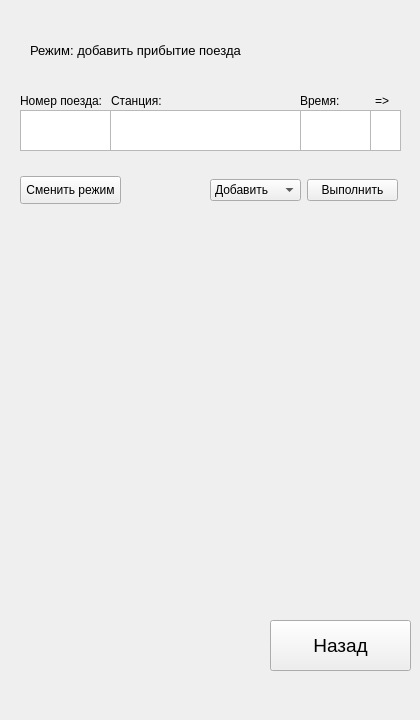
<?xml version="1.0" encoding="UTF-8"?>
<ui version="4.0">
 <class>TimetableEditWindow</class>
 <widget class="QWidget" name="TimetableEditWindow">
  <property name="geometry">
   <rect>
    <x>0</x>
    <y>0</y>
    <width>420</width>
    <height>720</height>
   </rect>
  </property>
  <property name="windowTitle">
   <string>Изменение расписания</string>
  </property>
  <widget class="QPushButton" name="BackButton">
   <property name="geometry">
    <rect>
     <x>270</x>
     <y>620</y>
     <width>141</width>
     <height>51</height>
    </rect>
   </property>
   <property name="font">
    <font>
     <family>MS Shell Dlg 2</family>
     <pointsize>14</pointsize>
    </font>
   </property>
   <property name="cursor">
    <cursorShape>OpenHandCursor</cursorShape>
   </property>
   <property name="text">
    <string>Назад</string>
   </property>
  </widget>
  <widget class="QPlainTextEdit" name="numberTextEdit">
   <property name="geometry">
    <rect>
     <x>20</x>
     <y>110</y>
     <width>91</width>
     <height>41</height>
    </rect>
   </property>
   <property name="font">
    <font>
     <pointsize>10</pointsize>
    </font>
   </property>
  </widget>
  <widget class="QPlainTextEdit" name="timeTextEdit">
   <property name="geometry">
    <rect>
     <x>300</x>
     <y>110</y>
     <width>71</width>
     <height>41</height>
    </rect>
   </property>
   <property name="font">
    <font>
     <pointsize>10</pointsize>
    </font>
   </property>
   <property name="plainText">
    <string/>
   </property>
  </widget>
  <widget class="QPlainTextEdit" name="directionTextEdit">
   <property name="geometry">
    <rect>
     <x>370</x>
     <y>110</y>
     <width>31</width>
     <height>41</height>
    </rect>
   </property>
   <property name="font">
    <font>
     <pointsize>10</pointsize>
    </font>
   </property>
   <property name="plainText">
    <string/>
   </property>
  </widget>
  <widget class="QPlainTextEdit" name="stationTextEdit">
   <property name="geometry">
    <rect>
     <x>110</x>
     <y>110</y>
     <width>191</width>
     <height>41</height>
    </rect>
   </property>
   <property name="font">
    <font>
     <pointsize>10</pointsize>
    </font>
   </property>
   <property name="plainText">
    <string/>
   </property>
  </widget>
  <widget class="QLabel" name="label">
   <property name="geometry">
    <rect>
     <x>20</x>
     <y>90</y>
     <width>91</width>
     <height>21</height>
    </rect>
   </property>
   <property name="text">
    <string>Номер поезда:</string>
   </property>
  </widget>
  <widget class="QLabel" name="label_2">
   <property name="geometry">
    <rect>
     <x>111</x>
     <y>90</y>
     <width>141</width>
     <height>21</height>
    </rect>
   </property>
   <property name="text">
    <string>Станция:</string>
   </property>
  </widget>
  <widget class="QLabel" name="label_3">
   <property name="geometry">
    <rect>
     <x>300</x>
     <y>90</y>
     <width>141</width>
     <height>21</height>
    </rect>
   </property>
   <property name="text">
    <string>Время:</string>
   </property>
  </widget>
  <widget class="QLabel" name="label_4">
   <property name="geometry">
    <rect>
     <x>375</x>
     <y>90</y>
     <width>21</width>
     <height>21</height>
    </rect>
   </property>
   <property name="text">
    <string>=&gt;</string>
   </property>
  </widget>
  <widget class="QWidget" name="horizontalLayoutWidget">
   <property name="geometry">
    <rect>
     <x>210</x>
     <y>170</y>
     <width>188</width>
     <height>41</height>
    </rect>
   </property>
   <layout class="QHBoxLayout" name="horizontalLayout">
    <item>
     <widget class="QComboBox" name="comboBox">
      <item>
       <property name="text">
        <string>Добавить</string>
       </property>
      </item>
      <item>
       <property name="text">
        <string>Удалить</string>
       </property>
      </item>
     </widget>
    </item>
    <item>
     <widget class="QPushButton" name="completeButton">
      <property name="text">
       <string>Выполнить</string>
      </property>
     </widget>
    </item>
   </layout>
  </widget>
  <widget class="QLabel" name="resLabel">
   <property name="geometry">
    <rect>
     <x>20</x>
     <y>250</y>
     <width>381</width>
     <height>41</height>
    </rect>
   </property>
   <property name="font">
    <font>
     <pointsize>14</pointsize>
    </font>
   </property>
   <property name="text">
    <string/>
   </property>
  </widget>
  <widget class="QPushButton" name="switchBut">
   <property name="geometry">
    <rect>
     <x>20</x>
     <y>176</y>
     <width>101</width>
     <height>28</height>
    </rect>
   </property>
   <property name="text">
    <string>Сменить режим</string>
   </property>
  </widget>
  <widget class="QLabel" name="switchLabel">
   <property name="geometry">
    <rect>
     <x>30</x>
     <y>30</y>
     <width>371</width>
     <height>41</height>
    </rect>
   </property>
   <property name="font">
    <font>
     <pointsize>10</pointsize>
    </font>
   </property>
   <property name="text">
    <string>Режим: добавить прибытие поезда</string>
   </property>
  </widget>
 </widget>
 <resources/>
 <connections/>
</ui>
